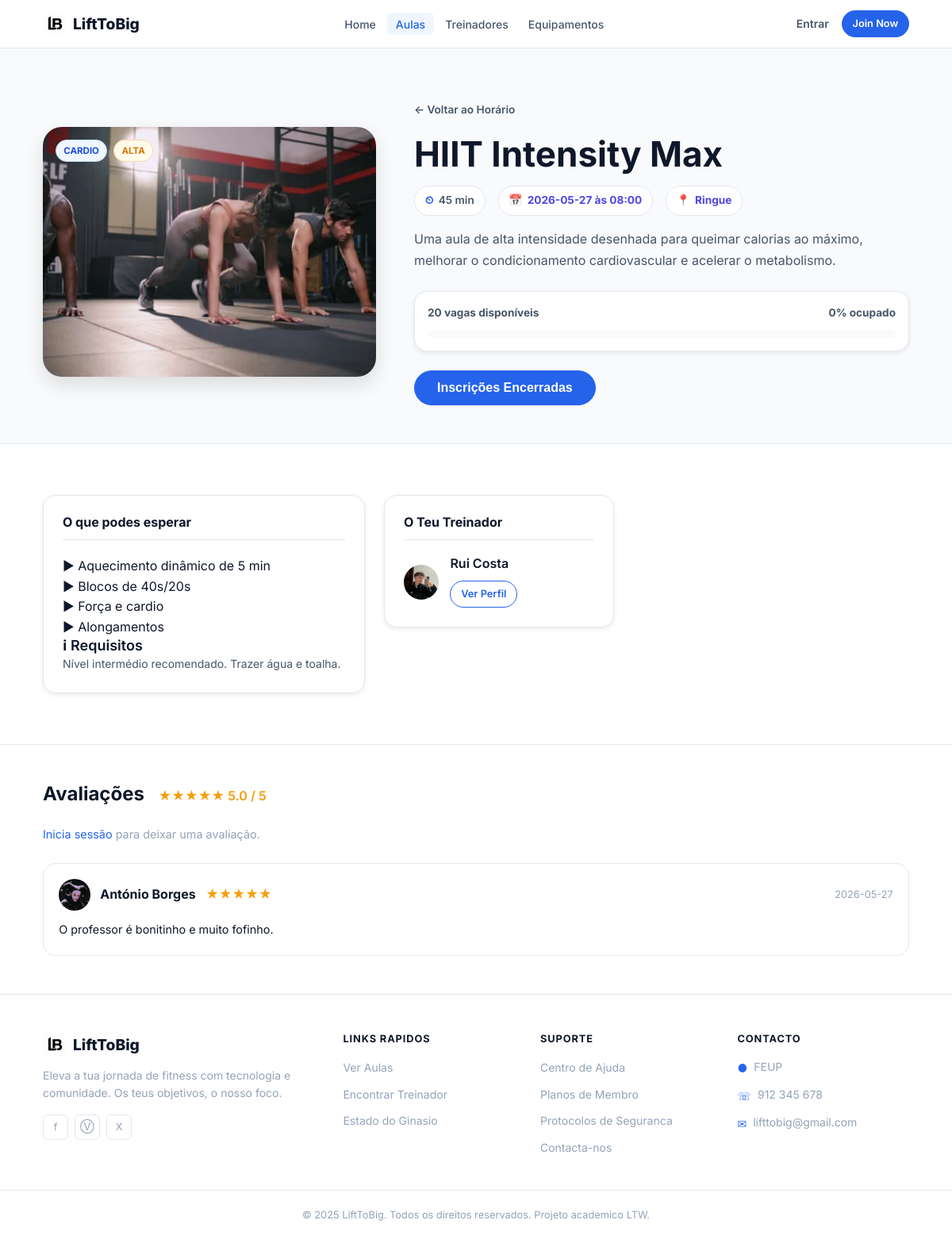
Page /pages/class.php on the committed database.
### tables this page shows
CREATE TABLE class_session (
  id INTEGER PRIMARY KEY AUTOINCREMENT,
  class_id INTEGER NOT NULL,
  session_date DATE NOT NULL,
  start_time TIME NOT NULL,
  end_time TIME NOT NULL,
  room TEXT,
  FOREIGN KEY (class_id) REFERENCES class(id) ON DELETE CASCADE
);

### database/ClassReview.php (called while the page is built, shortened)
<?php
class ClassReview {
    public static function getForClass(PDO $db, int $classId): array {
        $stmt = $db->prepare('
            SELECT
                review.rating,
                review.comment,
                review.created_at,
                user.name   AS author,
                user.photo  AS author_photo
            FROM review
            JOIN user ON user.id = review.user_id
            WHERE review.class_id = ?
            ORDER BY review.created_at DESC
        ');
        $stmt->execute([$classId]);
        $rows = [];
        foreach ($stmt->fetchAll(PDO::FETCH_ASSOC) as $r) {
            $rows[] = [
                'author'        => $r['author'],
                'author_photo'  => $r['author_photo'],
                'author_initials' => self::initials($r['author']),
                'rating'        => (int) $r['rating'],
                'comment'       => $r['comment'],
                'created_at'    => $r['created_at'],
            ];
        }
        return $rows;
    }
    public static function averageRating(PDO $db, int $classId): float {
        $stmt = $db->prepare('SELECT AVG(rating) FROM review WHERE class_id = ?');
        $stmt->execute([$classId]);
        return round((float) ($stmt->fetchColumn() ?? 0), 1);
    }
    private static function initials(string $name): string {
        $parts = preg_split('/\s+/', trim($name));
        $initials = '';
        foreach ($parts as $part) {
            $initials .= function_exists('mb_substr')
                ? mb_strtoupper(mb_substr($part, 0, 1))
                : strtoupper(substr($part, 0, 1));
            if (strlen($initials) >= 2) break;
        }
        return $initials !== '' ? $initials : '?';
    }
}

### utils/session.php (called while the page is built, shortened)
<?php
function isLoggedIn(): bool {
    return isset($_SESSION['user_id']);
}

### pages/class.php (the view, shortened to what this page needs)
<?php
require_once __DIR__ . '/../utils/session.php';
$db = getDB();
$class_id = isset($_GET['id']) ? (int) $_GET['id'] : 1;
$stmt = $db->prepare('
    SELECT
        class.id, class.name, class.description, class.type, class.intensity,
        class.duration, class.capacity, class.image,
        trainer.id AS trainer_id, user.name AS trainer_name, user.photo AS trainer_photo
    FROM class
    LEFT JOIN trainer ON trainer.id = class.trainer_id
    LEFT JOIN user ON user.id = trainer.user_id
    WHERE class.id = ?
');
$stmt->execute([$class_id]);
$classData = $stmt->fetch(PDO::FETCH_ASSOC);
$className = $classData['name'];
$classType = $classData['type'];
$photo = $classData['image'] ?: '../img/hiit.jpg';
$category = $classType;
$intensity = $classData['intensity'] ?? 'Média';
$duration = ($classData['duration'] ?? 45) . ' min';
$description = $classData['description'];
$what_to_expect = ['Aquecimento geral guiado', 'Bloco de exercícios principal', 'Arrefecimento e alongamentos'];
$requirements = 'Trazer roupa confortável de treino, toalha e água.';
if (str_contains(strtolower($className), 'hiit')) {
    $photo = '../img/hiit.jpg'; $category = 'Cardio'; $calories = '400–600 kcal';
    $what_to_expect = ['Aquecimento dinâmico de 5 min', 'Blocos de 40s/20s', 'Força e cardio', 'Alongamentos'];
    $requirements = 'Nível intermédio recomendado. Trazer água e toalha.';
} elseif (str_contains(strtolower($className), 'yoga')) {
    $photo = '../img/yoga.jpg'; $category = 'Yoga'; $calories = '150–250 kcal';
    $what_to_expect = ['Meditação', 'Surya Namaskar', 'Posturas', 'Savasana'];
    $requirements = 'Todos os níveis bem-vindos. Trazer tapete.';
} elseif (str_contains(strtolower($className), 'barbell') || str_contains(strtolower($className), 'força')) {
    $photo = '../img/barbell.jpg'; $category = 'Força'; $calories = '300–450 kcal';
    $what_to_expect = ['Mobilidade', 'Técnica', 'Séries de hipertrofia', 'Foam rolling'];
    $requirements = 'Nível intermédio/avançado. Recomendado calçado de levantamento.';
} elseif (str_contains(strtolower($className), 'cycle') || str_contains(strtolower($className), 'cycling')) {
    $photo = '../img/cycling.jpg'; $category = 'Cycling'; $calories = '350–550 kcal';
    $what_to_expect = ['Aquecimento', 'Subidas e sprints', 'Cardio', 'Mobilidade leve'];
    $requirements = 'Trazer água e toalha. Chegar 5 min antes.';
} elseif (str_contains(strtolower($className), 'mobility') || str_contains(strtolower($className), 'core')) {
    $photo = '../img/mobility.jpg'; $category = 'Flexibilidade'; $calories = '120–220 kcal';
    $what_to_expect = ['Mobilidade inicial', 'Core anti-rotação', 'Alongamentos guiados'];
    $requirements = 'Todos os níveis.';
} elseif (str_contains(strtolower($className), 'boxing') || str_contains(strtolower($className), 'boxe')) {
    $photo = '../img/boxing.jpg'; $category = 'Boxe'; $calories = '450–650 kcal';
    $what_to_expect = ['Corda e footwork', 'Combinações', 'Rounds no saco', 'Condicionamento'];
    $requirements = 'Nível iniciante/intermédio. Podes trazer as tuas luvas.';
}
$intensity_badge = ($intensity === 'Alta') ? 'badge-amber' : (($intensity === 'Baixa') ? 'badge-green' : 'badge-blue');
$category_badge  = ($category === 'Flexibilidade') ? 'badge-green' : 'badge-blue';
$stmt = $db->prepare('SELECT id, session_date, start_time, room FROM class_session WHERE class_id = ? ORDER BY session_date ASC, start_time ASC');
$stmt->execute([(int)$classData['id']]);
$realSessions = $stmt->fetchAll(PDO::FETCH_ASSOC);
$mainSession = null;
if (!$mainSession && count($realSessions) > 0) {
    $mainSession = $realSessions[0];
}
$main_session_id = $mainSession ? (int)$mainSession['id'] : 0;
$currentEnrollments = 0;
if ($main_session_id > 0) {
    $stmt = $db->prepare('SELECT COUNT(*) FROM enrollment WHERE session_id = ? AND status = \'active\'');
    $stmt->execute([$main_session_id]);
    $currentEnrollments = (int)$stmt->fetchColumn();
}
$spots_total = (int)$classData['capacity'];
$spots_left  = max(0, $spots_total - $currentEnrollments);
$occupancy_pct = ($spots_total > 0) ? (int)round((1 - $spots_left / $spots_total) * 100) : 0;
$isEnrolledInMain = false;
$isOnWaitlist     = false;
require __DIR__ . '/../templates/header.php';
?>
  <main>
    <section class="class-hero" aria-labelledby="class-name-heading">
      <div class="container class-hero-inner">
        <div class="class-hero-image-wrap">
          <img src="<?= htmlspecialchars($photo) ?>" alt="<?= htmlspecialchars($className) ?>" class="class-hero-img" />
          <div class="class-hero-badges">
            <span class="badge <?= $category_badge ?>"><?= htmlspecialchars($category) ?></span>
            <span class="badge <?= $intensity_badge ?>"><?= htmlspecialchars($intensity) ?></span>
          </div>
        </div>
        <div class="class-hero-info">
          <a href="classes.php" class="back-link">&#8592; Voltar ao Horário</a>
          <h1 id="class-name-heading"><?= htmlspecialchars($className) ?></h1>
          <div class="class-hero-meta" style="display: flex; flex-wrap: wrap; gap: 1rem; margin-bottom: 1rem;">
            <div class="class-meta-item">
              <span class="meta-icon" aria-hidden="true">&#9202;</span>
              <span><?= htmlspecialchars($duration) ?></span>
            </div>
            <?php if ($mainSession): ?>
            <div class="class-meta-item" style="color: #4f46e5; font-weight: bold;">
              <span class="meta-icon" aria-hidden="true">📅</span>
              <span><?= htmlspecialchars($mainSession['session_date']) ?> às <?= htmlspecialchars(substr($mainSession['start_time'], 0, 5)) ?></span>
            </div>
            <div class="class-meta-item" style="color: #4f46e5; font-weight: bold;">
              <span class="meta-icon" aria-hidden="true">📍</span>
              <span><?= htmlspecialchars($mainSession['room']) ?></span>
            </div>
            <?php endif; ?>
          </div>
          <p class="class-hero-description"><?= htmlspecialchars($description) ?></p>
          <div class="occupancy-bar-wrap" aria-label="Ocupação da aula: <?= $occupancy_pct ?>%">
            <div class="occupancy-bar-header">
              <span>
                <?php if ($spots_left > 0): ?>
                  <?= $spots_left ?> vagas disponíveis
                <?php else: ?>
                  Sessão esgotada
                <?php endif; ?>
              </span>
              <span><?= $occupancy_pct ?>% ocupado</span>
            </div>
            <div class="occupancy-bar" role="progressbar" aria-valuenow="<?= $occupancy_pct ?>" aria-valuemin="0" aria-valuemax="100">
            </div>
          </div>
          <?php
          $lockEnroll = false;
          if ($mainSession) {
              $sessionStart = strtotime($mainSession['session_date'] . ' ' . $mainSession['start_time']);
              $lockEnroll   = time() > ($sessionStart - 20 * 60);
          }
          ?>
          <?php if ($main_session_id > 0): ?>
            <form action="../actions/action_enroll.php" method="POST">
              <?php if ($isEnrolledInMain): ?>
                <input type="hidden" name="action" value="cancel" />
                <button type="submit" class="btn btn-danger btn-lg" style="background:#dc2626;border-color:#dc2626;color:white;">Cancelar Minha Inscrição</button>
              <?php elseif ($lockEnroll): ?>
                <button type="button" class="btn btn-primary btn-lg" disabled>Inscrições Encerradas</button>
              <?php elseif ($spots_left > 0): ?>
                <input type="hidden" name="action" value="enroll" />
                <button type="submit" class="btn btn-primary btn-lg">Inscrever-me Nesta Sessão</button>
              <?php else: ?>
                <input type="hidden" name="action" value="enroll" />
                <button type="submit" class="btn btn-lg" style="background:#7c3aed;border-color:#7c3aed;color:white;">Entrar na Lista de Espera</button>
              <?php endif; ?>
            </form>
          <?php else: ?>
            <button class="btn btn-ghost btn-lg" disabled style="opacity:0.6;">Sem sessões agendadas</button>
          <?php endif; ?>
        </div>
      </div>
    </section>
    <section class="class-details-section">
      <div class="container class-details-grid">
        <div class="class-detail-block">
          <h2>O que podes esperar</h2>
          <ul class="expect-list">
            <?php foreach ($what_to_expect as $item): ?>
              <li><span class="expect-icon" aria-hidden="true">&#9654;</span> <?= htmlspecialchars($item) ?></li>
            <?php endforeach; ?>
          </ul>
          <div class="requirements-box">
            <h3>&#8505; Requisitos</h3>
            <p><?= htmlspecialchars($requirements) ?></p>
          </div>
        </div>
        <div class="class-detail-block">
          <h2>O Teu Treinador</h2>
          <div class="class-trainer-card">
            <?php if (!empty($classData['trainer_photo'])): ?>
              <img src="<?= htmlspecialchars($classData['trainer_photo']) ?>" alt="Treinador" class="avatar" />
            <?php else: ?>
              <div class="avatar" style="display:inline-flex; align-items:center; justify-content:center; background:#4f46e5; color:white; font-weight:bold;">PT</div>
            <?php endif; ?>
            <div>
              <h3><?= htmlspecialchars($classData['trainer_name'] ?? 'Treinador Disponível') ?></h3>
              <?php if (!empty($classData['trainer_id'])): ?>
                <a href="trainer.php?id=<?= (int)$classData['trainer_id'] ?>" class="btn btn-outline btn-sm" style="margin-top:.5rem">Ver Perfil</a>
              <?php endif; ?>
            </div>
          </div>
        </div>
      </div>
    </section>
    <?php
    require_once __DIR__ . '/../database/ClassReview.php';
    $canReview   = false;
    $userReview  = null;
    $reviews   = ClassReview::getForClass($db, $class_id);
    $avgRating = ClassReview::averageRating($db, $class_id);
    ?>
    <section class="class-reviews-section" id="reviews-section">
      <div class="container">
        <h2>Avaliações
          <?php if ($avgRating > 0): ?>
            <span class="reviews-avg">
              <?= str_repeat('★', (int)round($avgRating)) ?><?= str_repeat('☆', 5 - (int)round($avgRating)) ?>
              <?= number_format($avgRating, 1) ?> / 5
            </span>
          <?php endif; ?>
        </h2>
        <?php if ($canReview || $userReview): ?>
          <div class="review-form-wrap">
            <h3><?= $userReview ? 'Editar a tua avaliação' : 'Deixa a tua avaliação' ?></h3>
            <form action="../actions/action_review_class.php" method="POST" class="review-form">
              <input type="hidden" name="class_id" value="<?= $class_id ?>">
              <div class="form-group">
                <label>Classificação</label>
                <div class="star-rating">
                  <?php for ($i = 5; $i >= 1; $i--): ?>
                    <input type="radio" id="star<?= $i ?>" name="rating" value="<?= $i ?>"
                      <?= ($userReview && (int)$userReview['rating'] === $i) ? 'checked' : '' ?> required>
                    <label for="star<?= $i ?>">★</label>
                  <?php endfor; ?>
                </div>
              </div>
              <div class="form-group">
                <label for="comment">Comentário</label>
                <textarea id="comment" name="comment" rows="3" maxlength="700" placeholder="Conta a tua experiência..." required><?= htmlspecialchars($userReview['comment'] ?? '') ?></textarea>
              </div>
              <button type="submit" class="btn btn-primary">
                <?= $userReview ? 'Atualizar avaliação' : 'Publicar avaliação' ?>
              </button>
            </form>
            <?php if ($userReview): ?>
              <form action="../actions/action_review_class.php" method="POST" style="margin-top:.75rem">
                <input type="hidden" name="class_id" value="<?= $class_id ?>">
                <input type="hidden" name="delete_review" value="1">
                <button type="submit" class="btn btn-danger btn-sm"
                  onclick="return confirm('Tens a certeza que queres remover a tua avaliação?')">
                  Remover avaliação
                </button>
              </form>
            <?php endif; ?>
          </div>
        <?php elseif (isLoggedIn() && getUserRole() === 'member'): ?>
          <p class="review-locked">Só podes avaliar aulas em que te inscreveste.</p>
        <?php elseif (!isLoggedIn()): ?>
          <p class="review-locked"><a href="login.php">Inicia sessão</a> para deixar uma avaliação.</p>
        <?php endif; ?>
        <?php if ($reviews === []): ?>
          <p class="reviews-empty">Ainda não há avaliações para esta aula.</p>
        <?php else: ?>
          <div class="reviews-list">
            <?php foreach ($reviews as $r): ?>
              <div class="review-card">
                <div class="review-card-header">
                  <?php if (!empty($r['author_photo'])): ?>
                    <img src="<?= htmlspecialchars($r['author_photo']) ?>" class="review-avatar" alt="">
                  <?php else: ?>
                    <div class="review-avatar review-avatar-placeholder"><?= htmlspecialchars($r['author_initials']) ?></div>
                  <?php endif; ?>
                  <div>
                    <strong><?= htmlspecialchars($r['author']) ?></strong>
                    <span class="review-stars"><?= str_repeat('★', $r['rating']) ?><?= str_repeat('☆', 5 - $r['rating']) ?></span>
                  </div>
                  <span class="review-date"><?= htmlspecialchars(substr($r['created_at'], 0, 10)) ?></span>
                </div>
                <p class="review-comment"><?= htmlspecialchars($r['comment']) ?></p>
              </div>
            <?php endforeach; ?>
          </div>
        <?php endif; ?>
      </div>
    </section>
  </main>
<?php require __DIR__ . '/../templates/footer.php'; ?>

### rows in the picture
class_session: session_date "2026-05-27", start_time "08:00", room "Ringue"

### other values in the picture
$link['label'] "Home"
$link['label'] "Aulas"
$link['label'] "Treinadores"
$link['label'] "Equipamentos"
$category "CARDIO"
$intensity "ALTA"
$className "HIIT Intensity Max"
$duration "45 min"
$description "Uma aula de alta intensidade desenhada para queimar calorias ao máximo, melhorar o condicionamento cardiovascular e acelerar o metabolismo."
$spots_left "20"
$occupancy_pct "0"
$item "Aquecimento dinâmico de 5 min"
$item "Blocos de 40s/20s"
$item "Força e cardio"
$item "Alongamentos"
